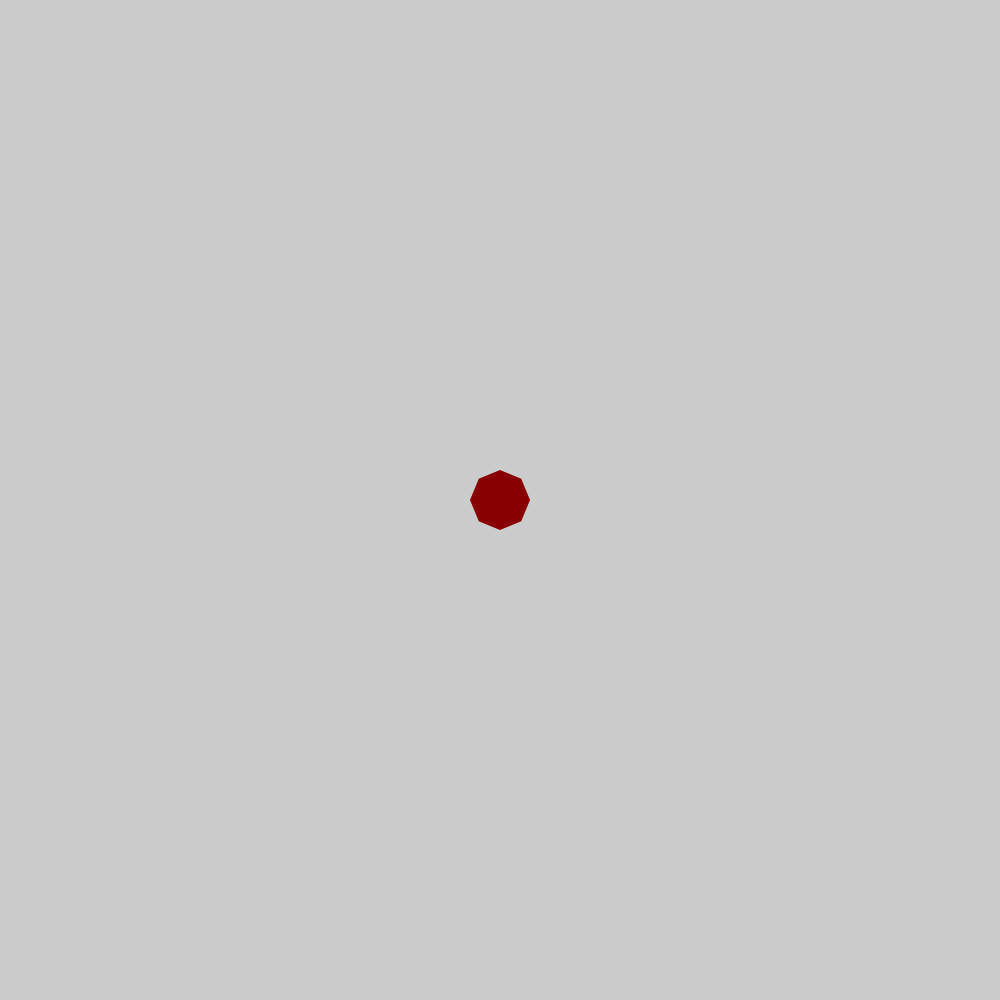
Frame 1 (no input)
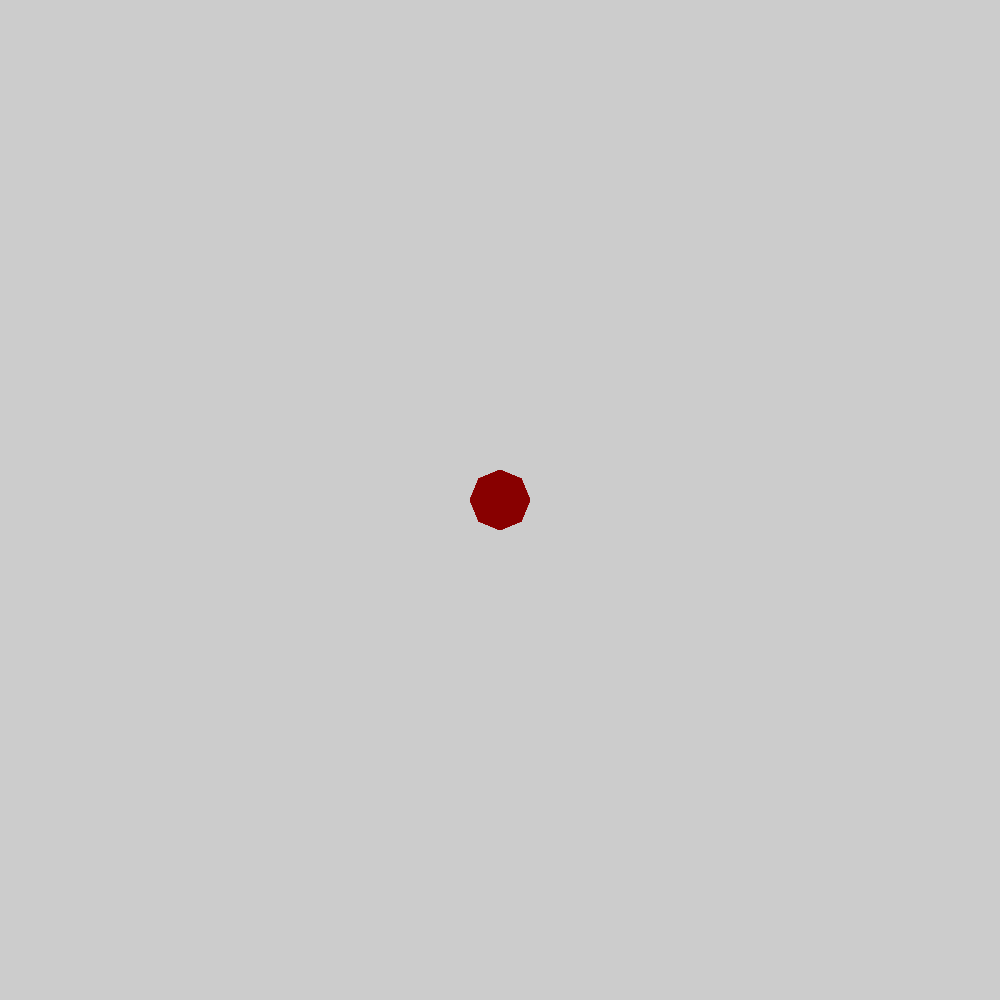
Frame 60 (the mouse pressed at the canvas centre just before this capture)
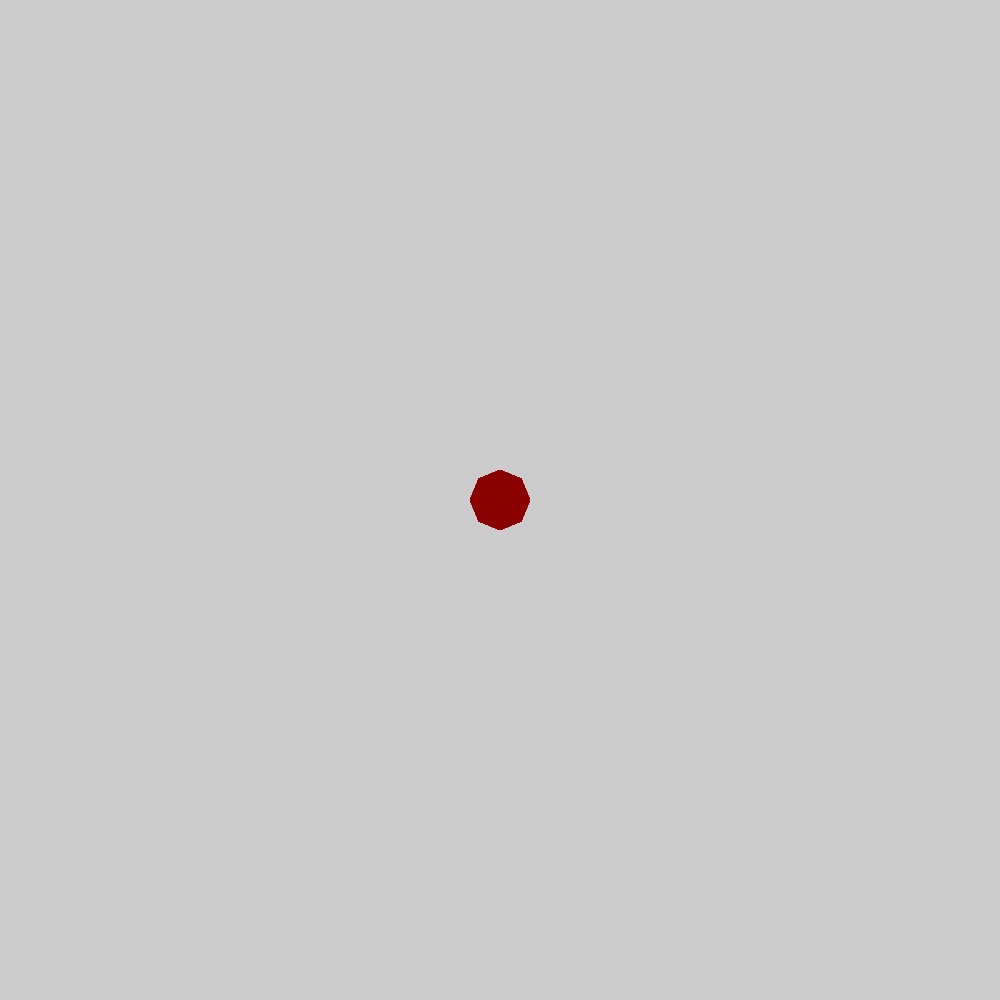
Frame 120 (the mouse held since frame 60 and released just before this capture)

The Processing sketch that drew these frames (run headless with seeded random() and noise(); from frame 60 on, the mouse is pressed at the canvas centre):

// Processing sketch: abstractCircle
// ── abstractCircle.pde
void setup()
{
  size(1000,1000);
}

void draw()
{
  fill(0);
  drawCircle(8, 
  width / 2,
  height / 2,
  30,
  color(0x88,0,0));
}


void drawCircle(int corners, int x, int y, int radius, color c)
{
  fill(c);
  noStroke();
  
  beginShape();
  for (int i=0; i <= corners; i++)
  {
    vertex(
    x+radius*cos(map(i,0,corners,0,TWO_PI)),
    y+radius*sin(map(i,0,corners,0,TWO_PI)));
  }
  endShape();
}
